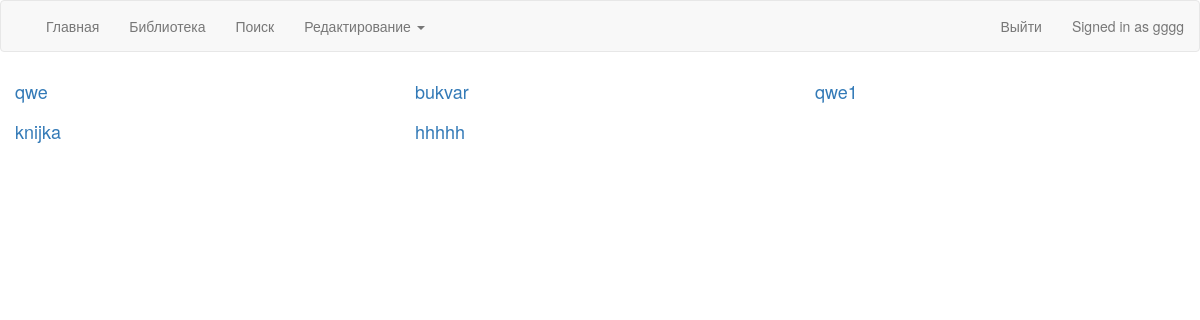
Before: /library (signed in) with the older database file.
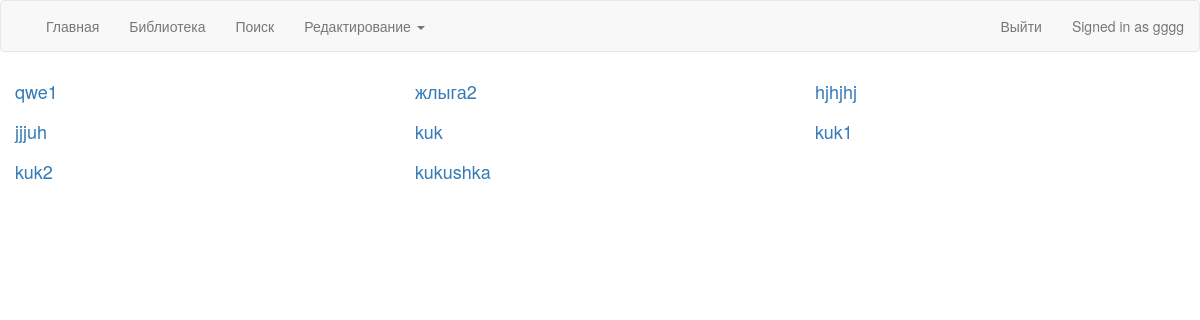
After: the same page with the newer database file.
### models.py (models this page shows, shortened)
class Book(dbs.Model):
    __tablename__ = 'book'
    id = dbs.Column(dbs.Integer, primary_key=True)
    bookname = dbs.Column(dbs.String(50), unique=True)
    authors = dbs.relationship('Author', secondary=books_authors, lazy='subquery', backref=dbs.backref('books', lazy=True))

### views.py (the view)
@app.route('/library')
def library():
    title = 'test'
    books = Book.query.all()
    return render_template('library.html',
                           title=title,
                           books=books,
                           user=current_user)

### views.py (called while the page is built)
@login_manager.user_loader
def load_user(user_id):
    return User.query.get(user_id)

### templates/library.html
{% extends "basee.html" %}
{% block content %}
    <div class="container-fluid">
        <div class="row">
            {% for book in books %}
                <div class="col-md-4">
                    <h4><a href = "book/{{ book.id }}">{{ book.bookname }} </a></h4>
                </div>
            {%  endfor %}
        </div>
    </div>
{% endblock %}

Changed rows visible on the page:
removed Book: bookname "qwe"
removed Book: bookname "bukvar"
removed Book: bookname "knijka"
removed Book: bookname "hhhhh"
added Book: bookname "жлыга2"
added Book: bookname "hjhjhj"
added Book: bookname "jjjuh"
added Book: bookname "kuk"
added Book: bookname "kuk1"
added Book: bookname "kuk2"
added Book: bookname "kukushka"
